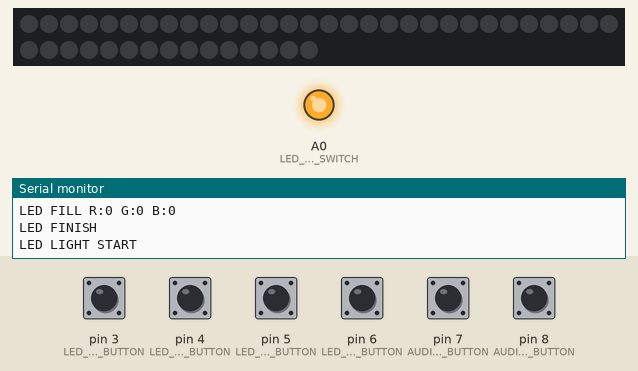
Recording of a sketch running on a simulated Arduino Mega 2560, built with avr-gcc and run on an emulated ATmega2560. Parts: 45 RGB LEDs in strip order, left to right, continuing on the next row, output pins drawn as LEDs (lit = HIGH), the last lines printed to the serial monitor. Inputs (shaded band) come from the test bench; at power-on: pin 3 (LED_RED_BUTTON), pin 4 (LED_GREEN_BUTTON), pin 5 (LED_BLUE_BUTTON), pin 6 (LED_LIGHTS_BUTTON), pin 7 (AUDIO_RED_BUTTON), pin 8 (AUDIO_BLUE_BUTTON) HIGH. Dim RGB values are drawn brighter than linear; storage starts empty.

Above: at 1.2 s.
1.3 s: pin 3 (LED_RED_BUTTON) pulled LOW for 0.2 s
At 1.51 s:
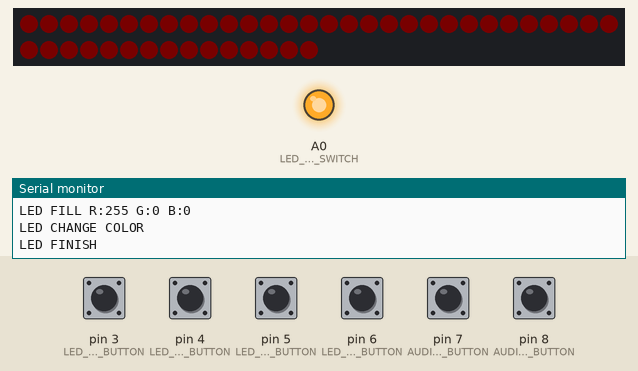
3.0 s: pin 4 (LED_GREEN_BUTTON) pulled LOW for 0.2 s
At 3.23 s:
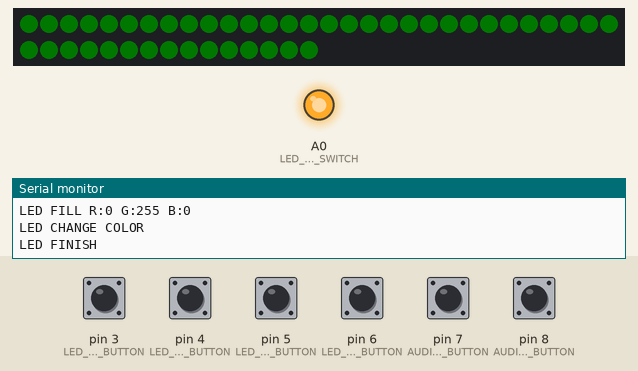
4.8 s: pin 5 (LED_BLUE_BUTTON) pulled LOW for 1 s
At 5.6 s:
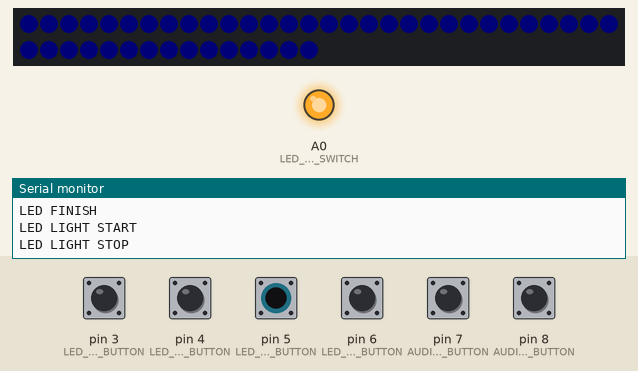
7.3 s: pin 6 (LED_LIGHTS_BUTTON) pulled LOW for 0.2 s
At 8.3 s:
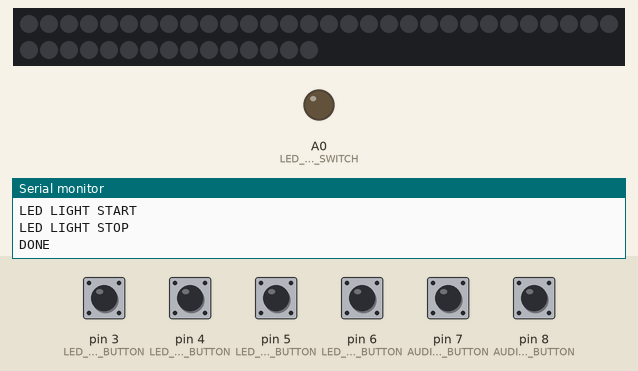
9.0 s: pin 3 (LED_RED_BUTTON) pulled LOW for 1 s
At 9.8 s:
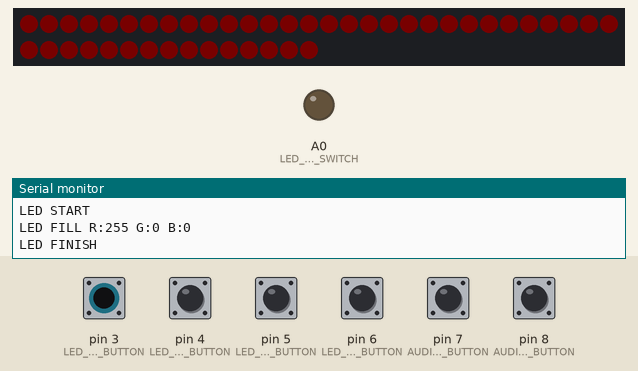
11.5 s: pin 4 (LED_GREEN_BUTTON) pulled LOW for 1 s
At 12.3 s:
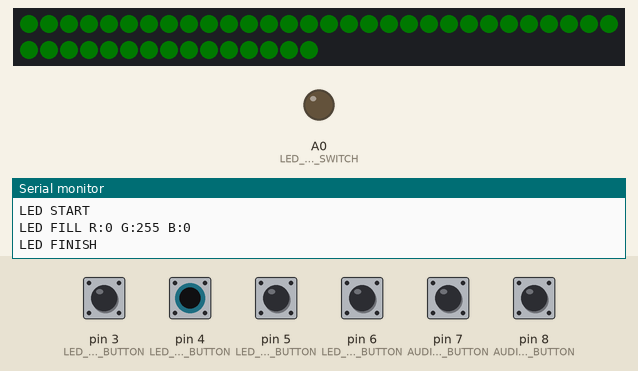
Timing chart, 0 to 14.5 s (numbered marks = the images above; inputs shaded):
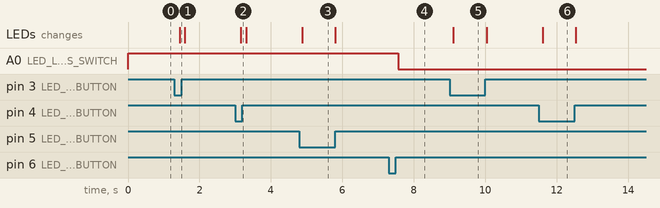

Measured:
- after the input at 1.3 s, the LEDs: change after 0.14 s (image 1)
- after the input at 3.0 s, the LEDs: change after 0.16 s (image 2)
- after the input at 4.8 s, the LEDs: change after 0.07 s (image 3)
- after the input at 7.3 s, A0 (LED_LIGHTS_SWITCH): HIGH → LOW after 0.26 s
- after the input at 9.0 s, the LEDs: change after 0.10 s (image 5)
- after the input at 11.5 s, the LEDs: change after 0.10 s (image 6)

The sketch:

sensory_board.ino
```cpp
#include <SD.h>
#include <SPI.h>
#include <TMRpcm.h>
#include <Adafruit_NeoPixel.h>

#define SPI_CS_PIN 10

#define LED_CONTROL_PIN 2
#define LED_RED_BUTTON 3
#define LED_GREEN_BUTTON 4
#define LED_BLUE_BUTTON 5
#define LED_LIGHTS_BUTTON 6
#define LED_LIGHTS_SWITCH A0
#define NUMPIXELS 45

#define AUDIO_SPEAKER_PIN 9 //5, 6, 11, 46 on mega
#define AUDIO_BLUE_BUTTON 8
#define AUDIO_RED_BUTTON 7

TMRpcm tmrpcm;
Adafruit_NeoPixel pixels = Adafruit_NeoPixel(NUMPIXELS, LED_CONTROL_PIN, NEO_GRB + NEO_KHZ800);
static const uint32_t offColor = pixels.Color(0, 0, 0);
uint32_t currentColor = offColor;
int oldLedButtonState = HIGH;

void setup() {
  Serial.begin(9600);

  // light
  pixels.begin(); // This initializes the NeoPixel library.
  pixels.setBrightness(2); // 100/255 brightness (about 40%)
  pixels.show();             // Initialize all pixels to 'off'
  pinMode(LED_RED_BUTTON, INPUT_PULLUP);
  pinMode(LED_GREEN_BUTTON, INPUT_PULLUP);
  pinMode(LED_BLUE_BUTTON, INPUT_PULLUP);

  // led light strip
  pinMode(LED_LIGHTS_BUTTON, INPUT_PULLUP);
  pinMode(LED_LIGHTS_SWITCH, OUTPUT);
  digitalWrite(LED_LIGHTS_SWITCH, HIGH);

  // mp3
  pinMode(AUDIO_BLUE_BUTTON, INPUT_PULLUP);
  pinMode(AUDIO_RED_BUTTON, INPUT_PULLUP);
  tmrpcm.speakerPin = AUDIO_SPEAKER_PIN;
  tmrpcm.setVolume(5);

  // SD CARD
  pinMode(SPI_CS_PIN, OUTPUT);
  if (!SD.begin(SPI_CS_PIN))
  {
    Serial.println("Failed to open SD card");
    return;
  }
}

void loop() {
  Serial.println("START");
  AudioHandler();
  LedHandler();
  LedLightsHandler();
  delay(100);
  Serial.println("DONE");
}

void AudioHandler()
{
  Serial.println("AUDIO START");
  if (!tmrpcm.isPlaying())
  {
    if (digitalRead(AUDIO_BLUE_BUTTON) == LOW)
    {
      Serial.println("AUDIO PLAY BLUE");
      tmrpcm.play("blue.wav");
    }
    else if (digitalRead(AUDIO_RED_BUTTON) == LOW)
    {
      Serial.println("AUDIO PLAY RED");
      tmrpcm.play("red.wav");
    }
  }
  Serial.println("AUDIO FINISH");
}

void LedHandler()
{
  Serial.println("LED START");
  int redState = digitalRead(LED_RED_BUTTON);
  int greenState = digitalRead(LED_GREEN_BUTTON);
  int blueState = digitalRead(LED_BLUE_BUTTON);

  if (redState == HIGH && greenState == HIGH && blueState == HIGH && currentColor != offColor)
  {
    Serial.println("LED OFF");
    currentColor = offColor;
    pixels.clear();
    pixels.show();
    Serial.println("LED FINISH");
    return;
  }

  uint8_t redPart = 0;
  uint8_t greenPart = 0;
  uint8_t bluePart = 0;
  if (redState == LOW)
    redPart = 255;
  if (greenState == LOW)
    greenPart = 255;
  if (blueState == LOW)
    bluePart = 255;

  char strBuf[255];
  sprintf(strBuf, "LED FILL R:%u G:%u B:%u", redPart, greenPart, bluePart);
  Serial.println(strBuf);

  uint32_t newColor = pixels.Color(redPart, greenPart, bluePart);
  if (currentColor != newColor)
  {
    Serial.println("LED CHANGE COLOR");
    currentColor = newColor;
    pixels.fill(currentColor);
    pixels.show();
  }
  Serial.println("LED FINISH");
}

void LedLightsHandler()
{
  Serial.println("LED LIGHT START");
  int currentLedState = digitalRead(LED_LIGHTS_BUTTON);
  if (currentLedState == HIGH && oldLedButtonState == LOW)
  {
    Serial.println("LED LIGHT SWITCH TOGGLE");
    digitalWrite(LED_LIGHTS_SWITCH, !digitalRead(LED_LIGHTS_SWITCH));
  }
  oldLedButtonState = currentLedState;
  Serial.println("LED LIGHT STOP");
}
```
